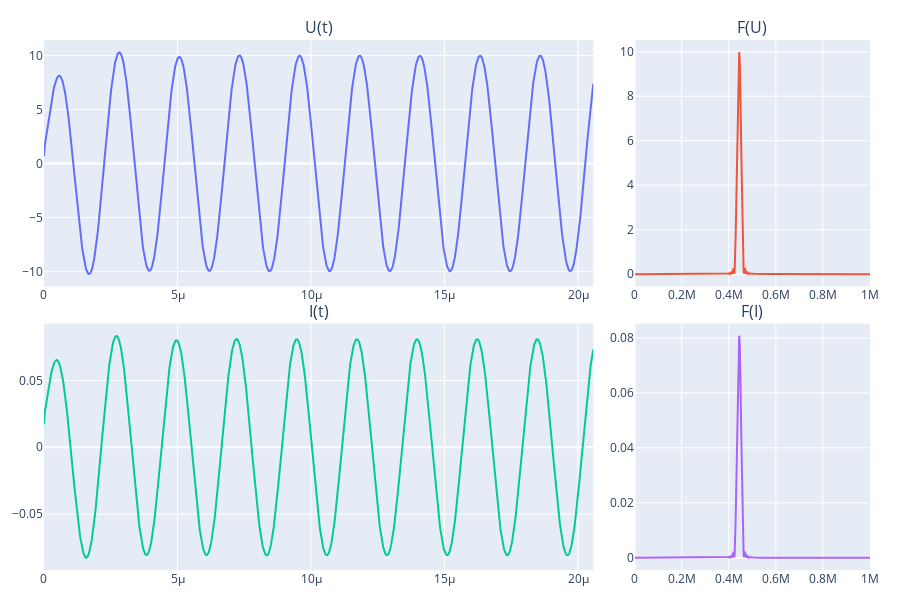

Notebook code cell kept with this figure:
### Code cell
t_f, U_f=md.filter_butter_bandpass(t,U,F_peak_calc,200e3,2)
t_f, I_f=md.filter_butter_bandpass(t,I,F_peak_calc,200e3,2)

#U_f=U
#I_f=I
#t_f=t

vw.show_I_U_3(t_f,I_f, U_f,0,window)

### Figure 1 — Plotly figure (JSON) as saved in the notebook; plotly's stock layout.template omitted (floating-point values rounded to 4 significant figures; data arrays with more than 128 entries replaced by an {"elided": "..."} marker saying what was removed)
{"data": [{"type": "scatter", "x": {"elided": "2061 float values"}, "xaxis": "x", "y": {"elided": "2061 float values"}, "yaxis": "y"}, {"type": "scatter", "x": {"elided": "5101 float values"}, "xaxis": "x2", "y": {"elided": "5101 float values"}, "yaxis": "y2"}, {"type": "scatter", "x": {"elided": "2061 float values"}, "xaxis": "x3", "y": {"elided": "2061 float values"}, "yaxis": "y3"}, {"type": "scatter", "x": {"elided": "5101 float values"}, "xaxis": "x4", "y": {"elided": "5101 float values"}, "yaxis": "y4"}], "layout": {"annotations": [{"font": {"size": 16}, "showarrow": false, "text": "U(t)", "x": 0.3325, "xanchor": "center", "xref": "paper", "y": 1.0, "yanchor": "bottom", "yref": "paper"}, {"font": {"size": 16}, "showarrow": false, "text": "F(U)", "x": 0.8575, "xanchor": "center", "xref": "paper", "y": 1.0, "yanchor": "bottom", "yref": "paper"}, {"font": {"size": 16}, "showarrow": false, "text": "I(t)", "x": 0.3325, "xanchor": "center", "xref": "paper", "y": 0.465, "yanchor": "bottom", "yref": "paper"}, {"font": {"size": 16}, "showarrow": false, "text": "F(I)", "x": 0.8575, "xanchor": "center", "xref": "paper", "y": 0.465, "yanchor": "bottom", "yref": "paper"}], "height": 600, "margin": {"b": 30, "l": 30, "r": 30, "t": 40}, "showlegend": false, "width": 900, "xaxis": {"anchor": "y", "domain": [0, 0.665]}, "xaxis2": {"anchor": "y2", "domain": [0.715, 1]}, "xaxis3": {"anchor": "y3", "domain": [0, 0.665]}, "xaxis4": {"anchor": "y4", "domain": [0.715, 1]}, "yaxis": {"anchor": "x", "domain": [0.535, 1.0]}, "yaxis2": {"anchor": "x2", "domain": [0.535, 1.0]}, "yaxis3": {"anchor": "x3", "domain": [0, 0.465]}, "yaxis4": {"anchor": "x4", "domain": [0, 0.465]}}}
